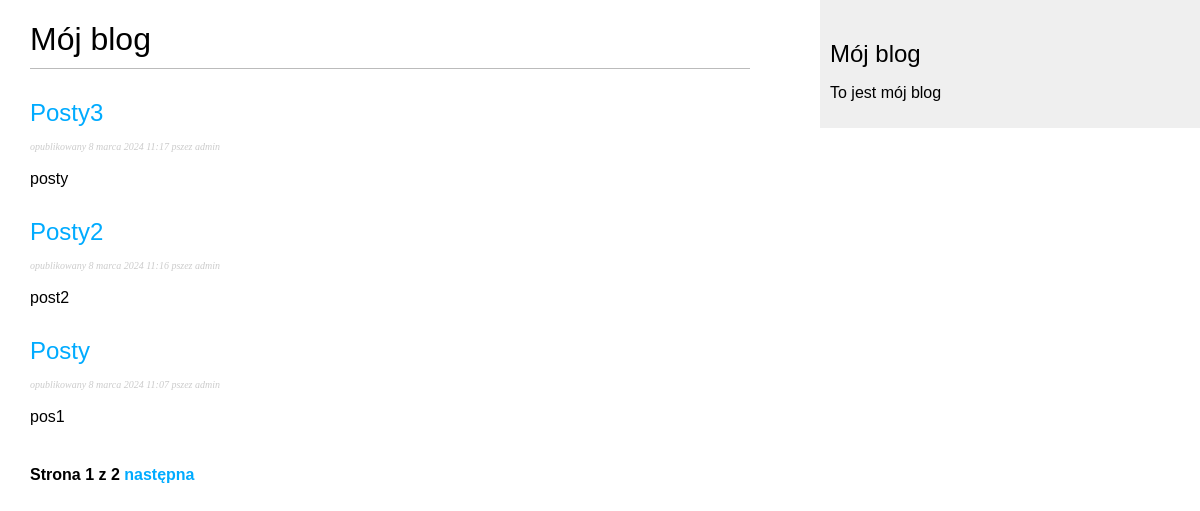
The page /blog/ on the database as committed earlier.
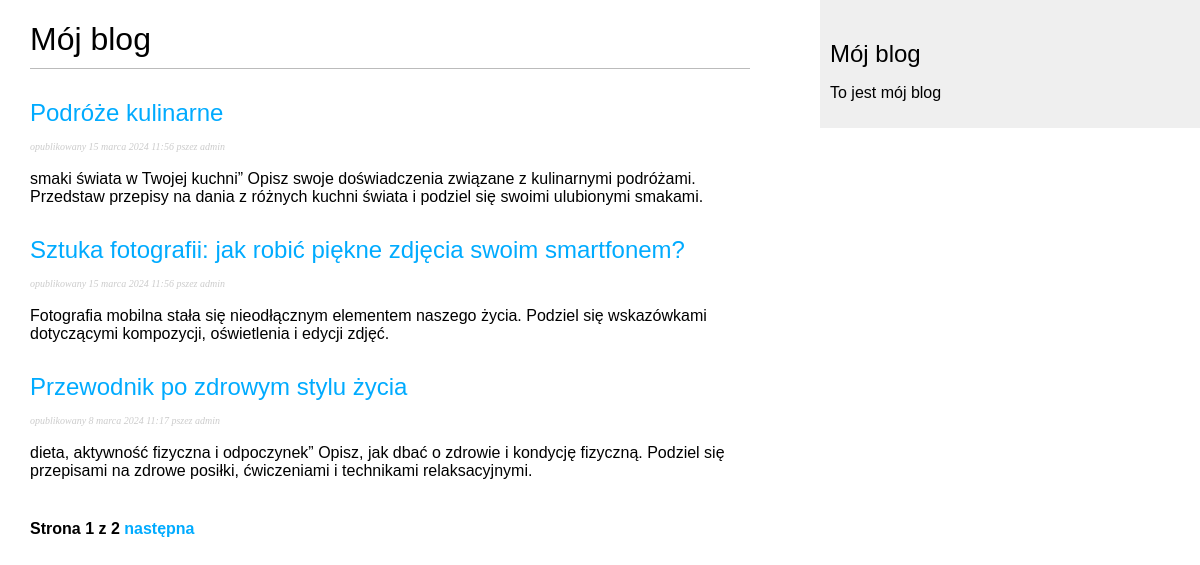
The same page on the database as committed later.
### blog/models.py (models this page shows, shortened)
class Post(models.Model):
    objects = models.Manager()
    published = PublishedManager()
    title = models.CharField(max_length=250)
    body = models.TextField()
    publish = models.DateTimeField(default=timezone.now)
    created = models.DateTimeField(auto_now_add=True)
    updated = models.DateTimeField(auto_now=True)
    STATUS_CHOICES = (
        ('draft', 'Draft'),
        ('published', 'Opublikowany')
    )
    status = models.CharField(max_length=10, choices=STATUS_CHOICES,
                              default='draft')
    slug = models.SlugField(max_length=250, unique_for_date='publish')
    author = models.ForeignKey(User, on_delete=models.CASCADE, related_name='blog_posts')
    class Meta:
        ordering = ('-publish',)
    def get_absolute_url(self):
        return reverse('blog:post_detail', args=[self.publish.year, self.publish.month, self.publish.day, self.slug])

### blog/views.py (the view)
# urls.py: path('',views.PostListView.as_view(), name='post_list'),
class PostListView(ListView):
    queryset = Post.published.all()
    context_object_name = 'posts'
    paginate_by = 3
    template_name = 'blog/post/list.html'

### blog/templates/blog/post/list.html (shortened to what this page needs)
{% extends "blog/base.html" %}
{% block content %}
    <h1 >Mój blog</h1>
    {% for post in posts %}
        <h2><a href="{{ post.get_absolute_url }}">{{ post.title }}</a></h2>
        <p class = "date"><small> opublikowany {{ post.publish }} pszez {{ post.author }} </small></p>
        <p>{{ post.body|truncatewords:30|linebreaks }}</p>
    {% endfor %}
    {% include "blog/pagination.html" with page=page_obj %}
{% endblock %}

### blog/templates/blog/base.html (shortened to what this page needs)
{% load static %}
<!DOCTYPE html>
<html lang="pl">
<head>
    <link href="{% static "css/blog.css" %}" rel="stylesheet">
</head>
<body>
    <div id="content">
        {% block content %}
        {% endblock %}
    </div>
    <div id="sidebar">
        <h2>Mój blog</h2>
        <p>To jest mój blog</p>
    </div>
</body>
</html>

### blog/templates/blog/pagination.html (shortened to what this page needs)
<div class="pagination">
    <span class="step-links">
        <span class="current">
            Strona {{ page.number }} z {{ page.paginator.num_pages}}
        </span>
    </span>
    {% if page.has_next %}
                <a href="?page={{ page.next_page_number }}">następna</a>
    {% endif %}
</div>

### blog/static/css/blog.css (style rules this page uses)
body { margin:0; padding:0; font-family:helvetica, sans-serif; }
a { color:#00abff; text-decoration:none; }
h1 { font-weight:normal; border-bottom:1px solid #bbb; padding:0 0 10px 0; }
h2 { font-weight:normal; margin:30px 0 0; }
#content { float:left; width:60%; padding:0 0 0 30px; }
#sidebar { float:right; width:30%; padding:10px; background:#efefef; height:100%; }
p.date { color:#ccc; font-family: georgia, serif; font-size: 12px; font-style: italic; }
.pagination { margin:40px 0; font-weight:bold; }

Rows that differ between the two databases and show on the page:
no longer on this page (row edited): Post: title "Posty2", publish "8 marca 2024 11:16", author "admin", body "post2"
no longer on this page (row edited): Post: title "Posty", publish "8 marca 2024 11:07", author "admin", body "pos1"
added Post: title "Podróże kulinarne", publish "15 marca 2024 11:56", author "admin", body "smaki świata w Twojej kuchni” Opisz swoje doświadczenia związane z kulinarnymi podróżami. Przedstaw przepisy na dania z różnych kuchni świata i podziel się swoimi ulubionymi smakami."
added Post: title "Sztuka fotografii: jak robić piękne zdjęcia swoim smartfonem?", publish "15 marca 2024 11:56", author "admin", body "Fotografia mobilna stała się nieodłącznym elementem naszego życia. Podziel się wskazówkami dotyczącymi kompozycji, oświetlenia i edycji zdjęć."
changed Post: title "Posty3" → "Przewodnik po zdrowym stylu życia"; body "posty" → "dieta, aktywność fizyczna i odpoczynek” Opisz, jak dbać o zdrowie i kondycję fizyczną. Podziel się przepisami na zdrowe posiłki, ćwiczeniami i technikami relaksacyjnymi."
